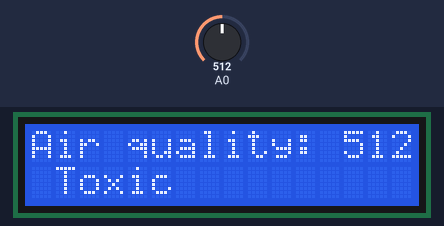
This sketch was run on a simulated Arduino Uno, built with avr-gcc and run on an emulated ATmega328P. On the bench: 16×2 character LCD. The inputs (shaded band) are chosen by the test bench; at power-on: A0 = 512. What the sketch prints to the serial monitor is not drawn.

Above: at 1.2 s.
1.3 s: A0 set to 363
At 4.4 s:
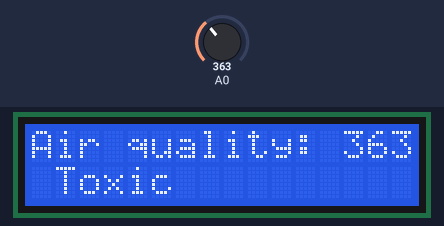
5.2 s: A0 set to 338
At 7.5 s:
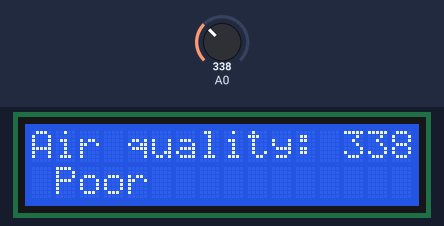
9.1 s: A0 set to 188
At 10.6 s:
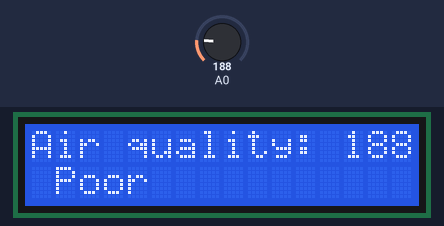
13.0 s: A0 set to 163
At 15.5 s:
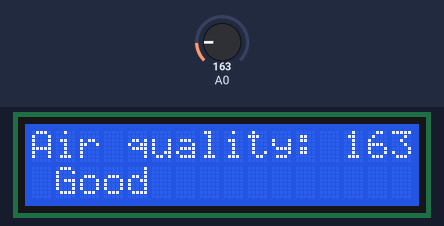
Timing chart, 0 to 17.0 s (numbered marks = the images above; inputs shaded):
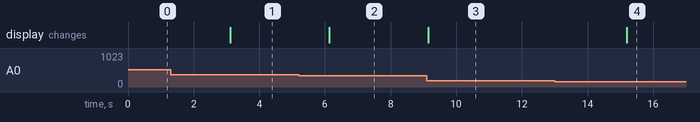

Measured:
- the behaviour switches between 350 and 349 on A0 (found by bisection; images 1 and 2)
- the behaviour switches between 181 and 180 on A0 (found by bisection; images 3 and 4)
- after the input at 1.3 s, the display: changes after 1.8 s (image 1)
- after the input at 5.2 s, the display: changes after 0.93 s (image 2)
- after the input at 9.1 s, the display: changes after 0.05 s (image 3)
- after the input at 13.0 s, the display: changes after 2.2 s (image 4)

The sketch:

Air-Quality-System.ino
```cpp
#include<LiquidCrystal_I2C.h>
#include<Wire.h>
LiquidCrystal_I2C lcd(0x27, 16, 2);

void setup() {
  // put your setup code here, to run once:
  pinMode(A0, INPUT);
  lcd.init();
  lcd.backlight();
  Serial.begin(9600);
}

void loop() {
  // put your main code here, to run repeatedly:
  int mq_value = analogRead(A0);
  Serial.println(mq_value);
  lcd.setCursor(0, 0);
  lcd.print("Air quality: ");
  lcd.print(mq_value);
  if (mq_value <= 180)
  {
    lcd.setCursor(1,1);
    lcd.print("Good ");
  }
  else if (mq_value >= 181 && mq_value < 350){
    lcd.setCursor(1,1);
    lcd.print("Poor ");
  }
  else {
    lcd.setCursor(1,1);
    lcd.print("Toxic ");
  }
delay(3000);
}
```
